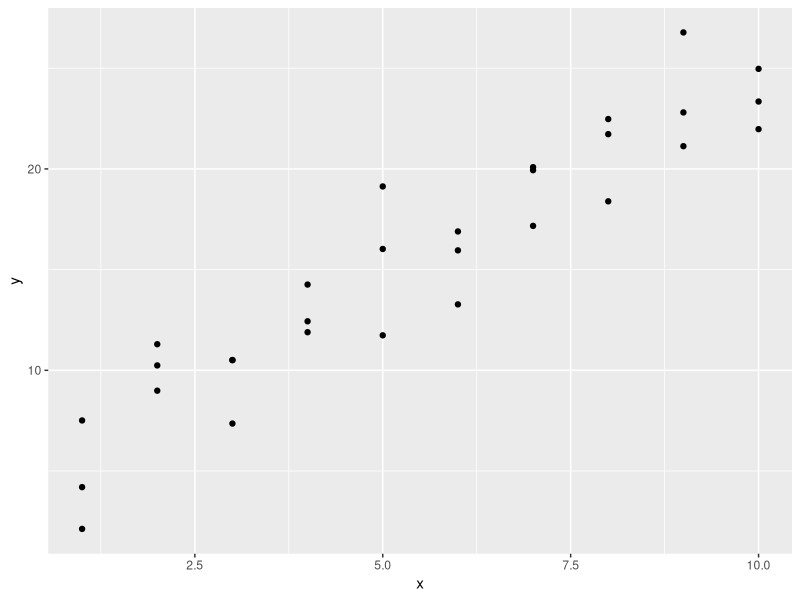
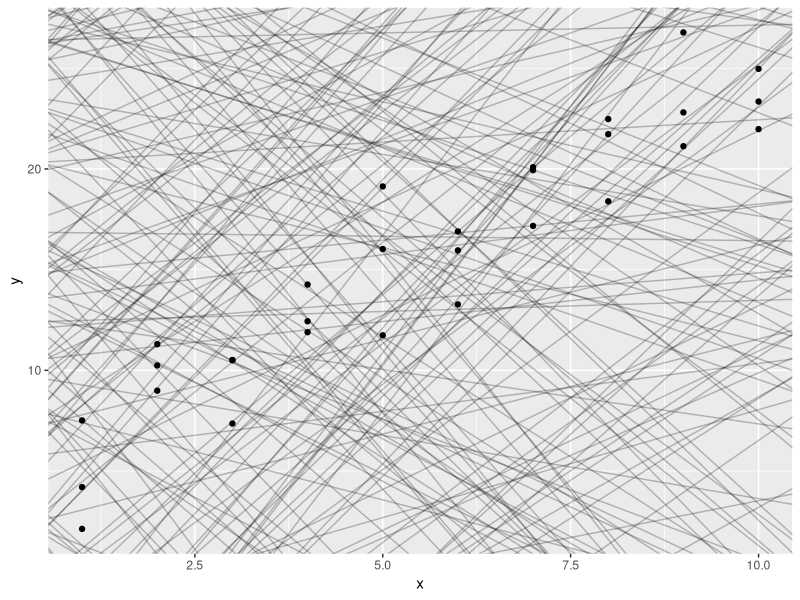
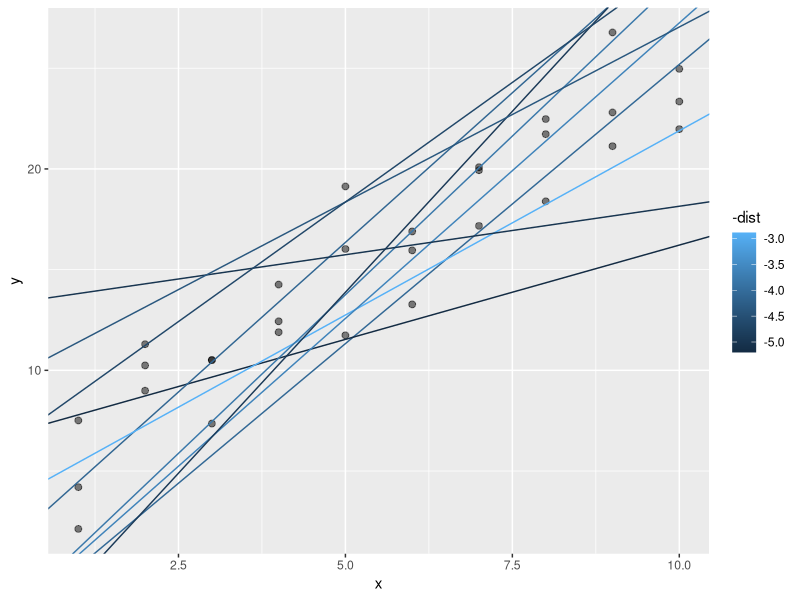
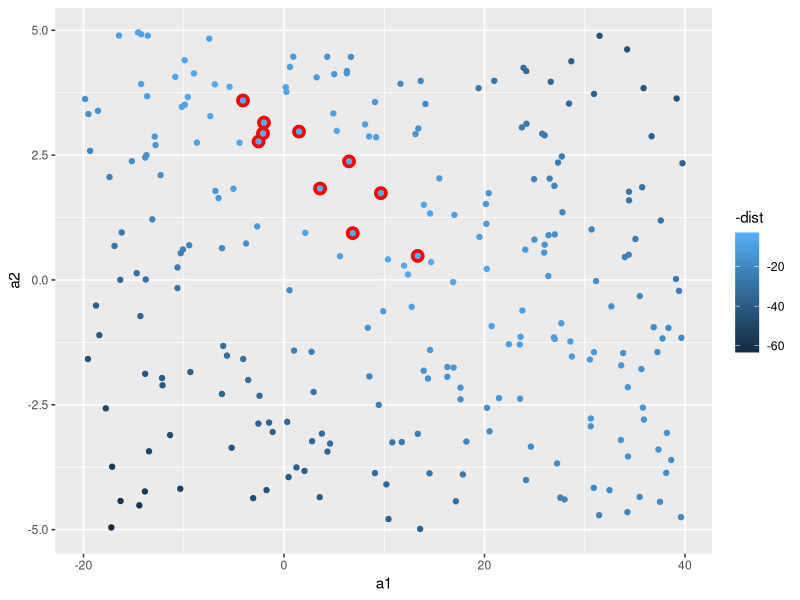
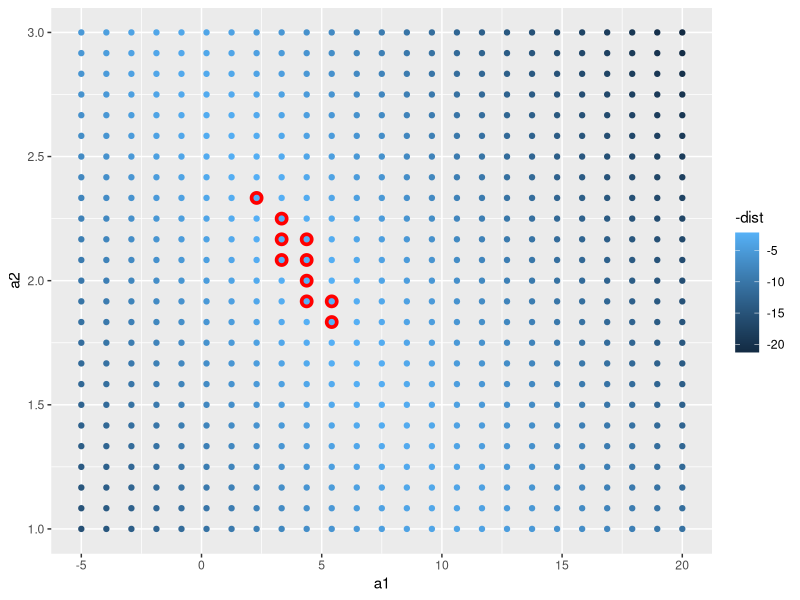
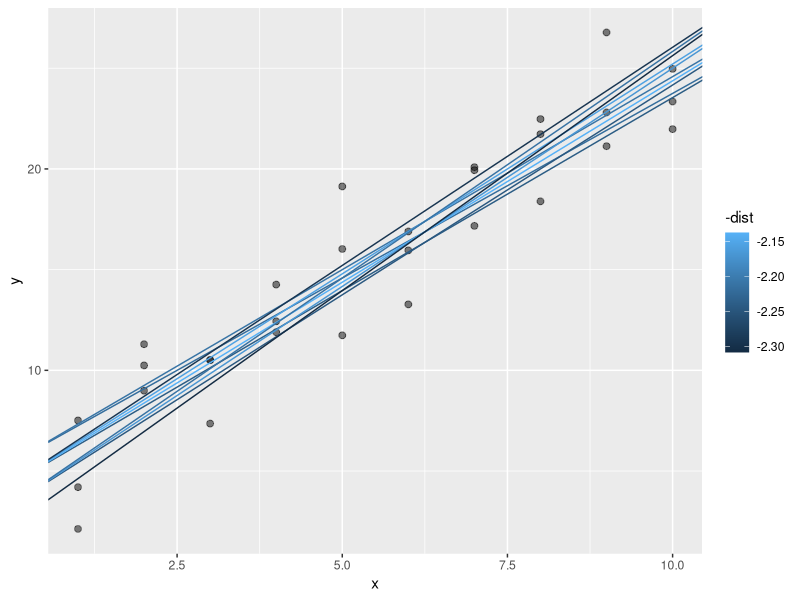
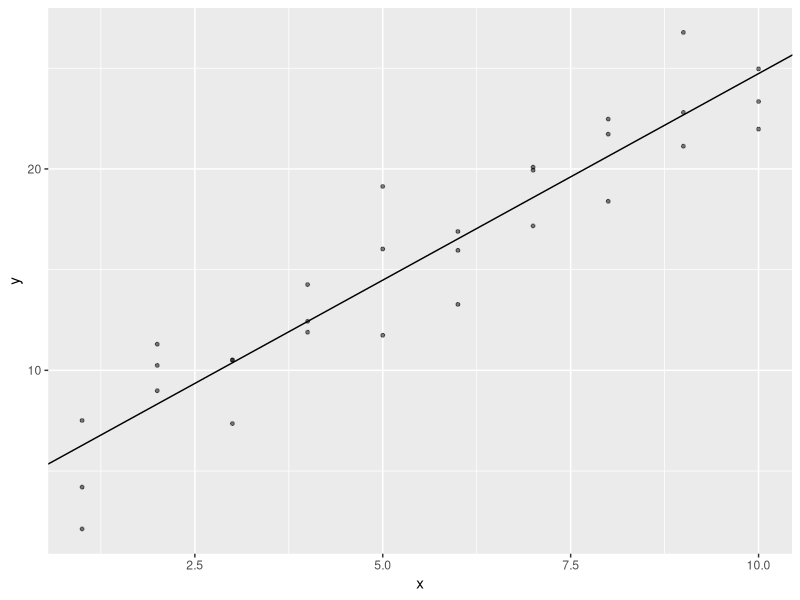
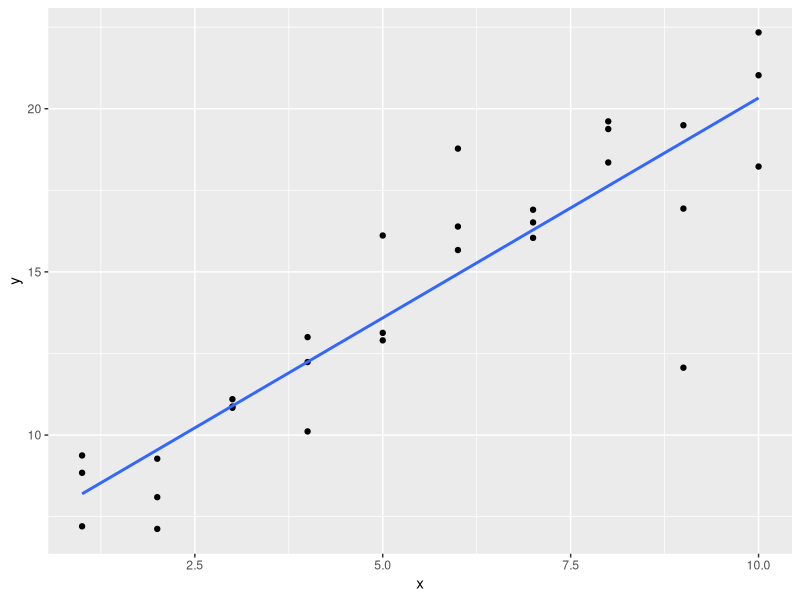

Here is the R script that generated these plots, in order:

# source: https://r4ds.had.co.nz/model-basics.html


library(tidyverse)
library(modelr)

# NA's are not silently dropped
options(na.action = "na.warn")



# A simple model ----------------------------------------------------------

data(sim1)

# sim1-data set
ggplot(data = sim1, aes(x = x, y = y)) +
  geom_point()



## random search ----------------------------------------------------------
# run mutiple linear models to get a feeling
models <- tibble(
  a1 = runif(n = 250, min = -20, max = 40),
  a2 = runif(n = 250, min = -5, max = 5)
)


ggplot(sim1, aes(x = x, y = y)) + 
  geom_abline(aes(intercept = a1, slope = a2),
              data = models,
              alpha = 0.25) + 
  geom_point()




# create model-prediction-function (turn model into a function)
model1 <- function(a, data) {
  
  # yhat = b0 + b1 * x
  a[1] + a[2] * data$x
}

# 7 and 1.5 are the parameters of the  1.model!
model1(c(7, 1.5), sim1)




# measure distance between yhat and y with one value
# => “root-mean-squared deviation”
# We compute the difference between actual (y)
# and predicted (yhat), square them, average them, 
# and the take the square root. 

measure_distance <- function(mod, data) {
  
  # difference = y - yhat (= b0 + b1 * x)
  diff <- data$y - model1(mod, data)
  
  # square differecnt, average it and take the square root
  sqrt(mean(diff^2))
}


measure_distance(c(7, 1.5), sim1)



# let's compute the difference for all 250 models above

sim1_dist <- function(a1, a2) {
  measure_distance(c(a1, a2), sim1)
}

# need a purrr-helper function because 
# our distance function expects the model 
# as a numeric vector of length 2.
models <- models %>% 
  mutate(dist = purrr::map2_dbl(a1, a2, sim1_dist))

View(models)


# plot the 10 best fitting models
ggplot(sim1, aes(x = x, y = y)) +
  geom_point(size = 2, alpha = 0.5) + 
  geom_abline(
    aes(intercept = a1, slope = a2, color = -dist),
    data = filter(models, rank(dist) <= 10)
  )


# or think of the models as data points (observations)
# again the best 10 are highlighted
ggplot() +
  geom_point(aes(x = a1, y = a2),
             size = 4, 
             color = "red",
             data = filter(models, rank(dist) <= 10)) + 
  geom_point(aes(x = a1, y = a2,
                 color = -dist),
             data = models)



## grid search ------------------------------------------------------------

# instead of fitting models randomly we could do it more 
# systematically

grid <- expand.grid(
  # range is picked from the top 10 models above...
  a1 = seq(-5, 20, length = 25),
  a2 = seq(1, 3, length = 25)
  ) %>% 
  mutate(dist = purrr::map2_dbl(a1, a2, sim1_dist))

grid %>% 
  ggplot(aes(x = a1, y = a2)) + 
  geom_point(data = filter(grid, rank(dist) <= 10),
             size = 4, 
             color = "red") + 
  geom_point(aes(color = -dist))


ggplot(sim1, aes(x = x, y = y)) + 
  geom_point(size = 2, alpha = 0.5) + 
  geom_abline(
    aes(intercept = a1, slope = a2, color = -dist),
    data = filter(grid, rank(dist) <= 10)
  )

# compare to random search => distances between y and yhat are much smaller!
# You could imagine iteratively making the grid finer and finer until
# you narrowed in on the best model. But there is an even better way...




## Newton-Raphson-search --------------------------------------------------
# numerical minimisation tool

best <- optim(c(0, 0), measure_distance, data = sim1)
best$par

# If you have a function that defines the distance between a model and a dataset, 
# an algorithm (optim()) that can minimise that distance by modifying the parameters 
# of the model, you can find the best model. The neat thing about this approach is 
# that it will work for any family of models that you can write an equation for.

ggplot(sim1, aes(x = x, y = y)) +
  geom_point(size = 1, alpha = 0.5) +
  geom_abline(intercept = best$par[1], slope = best$par[2])

# looks damn good!



## linear model -----------------------------------------------------------

# y = a_1 + a_2 * x_1 + a_3 * x_2 + ... a_n * x_(n-1)

sim1_mod <- lm(y ~ x, data = sim1)

coef(sim1_mod)

# These are exactly the same values we got with optim()! 
# Behind the scenes lm() doesn’t use optim() but instead 
# takes advantage of the mathematical structure of linear 
# models. Using some connections between geometry, 
# calculus, and linear algebra, lm() actually finds the 
# closest model in a single step, using a sophisticated 
# algorithm. This approach is both faster, and guarantees 
# that there is a global minimum.




### Exercises -------------------------------------------------------------

# 1)
# One downside of the linear model is that it is **sensitive** to 
# unusual values because the distance incorporates a squared 
# term. Fit a linear model to the simulated data below, and 
# visualise the results. Rerun a few times to generate different 
# simulated datasets. What do you notice about the model?


# student t-distribution
sim1a <- tibble(
  x = rep(1:10, each = 3),
  y = x * 1.5 + 6 + rt(length(x), df = 2)
  )


ggplot(sim1a, aes(x= x, y = y)) +
  geom_point() + 
  geom_smooth(method = "lm", se = FALSE)


# compare to normal distribution
sim1b <- tibble(
  x = rep(1:10, each = 3),
  y = x * 1.5 + 6 * rnorm(length(x), mean = 0, sd = 1)
  )
          

ggplot(sim1b, aes(x = x, y = y)) +
  geom_point() + 
  geom_smooth(method = "lm", se = FALSE)


# the probability to get outliers is higher with the students-t-distribution
# why?
# students-t-distribution has heavier tails than the normal distribution!
# probability for outliers ist higher!

tibble(
  x = seq(-5, 5, length.out = 5000),
  normal = dnorm(x, mean = 0, sd = 1),
  student_t = dt(x, df = 2)
) %>% 
  pivot_longer(cols = c(normal, student_t), 
               names_to = "distribution",
               values_to = "densitiy") %>% 
  ggplot(aes(x = x, y = densitiy, colour = distribution)) +
  geom_line()



# 2)
# One way to make linear models more robust is to use a different distance 
# measure. For example, instead of root-mean-squared distance, you could 
# use mean-absolute distance:

measure_distance_2 <- function(mod, data) {
  diff <- data$y - model1(mod, data)
  mean(abs(diff))
}


# Use optim() to fit this model to the simulated data above and compare 
# it to the linear model.


# Newton-Raphson search with measure_distance_2 (!)
newton_raphson_2 <- optim(c(0, 0), measure_distance_2, data = sim1a)
newton_raphson_2$par


ggplot(sim1a, aes(x = x, y = y)) +
  geom_point(size = 1, alpha = 0.5) +
  geom_abline(intercept = newton_raphson_2$par[1], slope = newton_raphson_2$par[2])


# linear model
linear_model <- lm(y ~ x, data = sim1a)
linear_model$coefficients

ggplot(sim1a, aes(x = x, y = y)) +
  geom_point(size = 1, alpha = 0.5) +
  geom_abline(intercept = linear_model$coefficients[1],
              slope = linear_model$coefficients[2])



# compare to measure_distance
newton_raphson <- optim(c(0, 0), measure_distance, data = sim1a)
newton_raphson$par

ggplot(sim1a, aes(x = x, y = y)) +
  geom_point(size = 1, alpha = 0.5) +
  geom_abline(intercept = newton_raphson$par[1], 
              slope = newton_raphson$par[2])


# compare the regression lines of the 3 models
# coefficients and regression line with measure_distance are the same as the lm-coefficients!
# measure_distance_2 is slightly different => calculated with another formula!





# Visualising models ------------------------------------------------------


## Predictions ------------------------------------------------------------

# predictors show us the pattern, the model has captured!

# take a look at the sim1 data again
View(sim1)


# create a grid
grid <- sim1 %>% 
  data_grid(x)

grid


# add predictions (1 perdiction per x-value)
grid <- grid %>% 
  add_predictions(sim1_mod)

grid


# plot => the predictors reduce the model (linear relationship between the data points)
ggplot() +
  geom_point(data = sim1, aes(x = x, y = y)) +
  geom_line(data = grid, aes(x = x, y = pred),
            color = "red")




## Residuals (flip side of predictors) ------------------------------------

# residuals tell you what the model has missed!
# residuals = y (observed values) - yhat (predicted values)

# we need the original data set to calculate the residuals!
sim1 <- sim1 %>% 
  add_residuals(sim1_mod)

sim1


# how spread are the residuals?
ggplot(sim1, aes(x = resid)) +
  geom_freqpoly(binwidth = 0.5)

# mean of the residuals will always be 0
mean(sim1$resid)

ggplot(sim1, aes(x = x, y = resid)) + 
  geom_ref_line(h = 0, colour = "red") +
  geom_point()


# Putting a reference line at zero for residuals is important because 
# good models (generally) should have residuals centered at zero, with 
# approximately the same variance (or distribution) over the support of x, 
# and no correlation. A zero reference line makes it easier to judge these 
# characteristics visually.




### Exercises  ------------------------------------------------------------

# Instead of using lm() to fit a straight line, you can use loess() to fit 
# a smooth curve. Repeat the process of model fitting, grid generation, 
# predictions, and visualization on sim1 using loess() instead of lm(). 
# How does the result compare to geom_smooth()?


sim1_loess <- loess(y ~ x, data = sim1)
sim1_lm <- lm(y ~ x, data = sim1)


sim1 <- sim1 %>% 
  add_residuals(sim1_lm) %>% 
  add_predictions(sim1_lm) %>% 
  add_residuals(sim1_loess, var = "resid_loess") %>% 
  add_predictions(sim1_loess, var = "pred_loess")


sim1

# plot predictors (loess)
ggplot(data = sim1, aes(x = x, y = y)) +
  geom_point() +
  geom_line(aes(x = x, y = pred_loess), color = "red", size = 1)

# NOTE: this is the default method of geom_smooth...
ggplot(data = sim1, aes(x = x, y = y)) +
  geom_point() +
  geom_smooth(se = FALSE)

# plot predictors (lm)
ggplot(data = sim1, aes(x = x, y = y)) +
  geom_point() + 
  geom_line(aes(x = x, y = pred), color = "red", size = 1)

# NOTE: this is another method of geom_smooth...
ggplot(data = sim1, aes(x = x, y = y)) +
  geom_point() + 
  geom_smooth(method = "lm", se = FALSE)


# compare the residuals (!)
ggplot(data = sim1) +
  geom_ref_line(h = 0, colour = "black") + 
  # lm
  geom_point(aes(x = x, y = resid), color = "red") +
  # loess 
  geom_point(aes(x = x, y = resid_loess), color = "blue")

# loess has in general smaller residuals within (!) the sample...




## Categorical variables --------------------------------------------------


# Generating a function from a formula is straight forward when the predictor is 
# continuous, but things get a bit more complicated when the predictor is **categorical**. 
# Imagine you have a formula like y ~ sex, where sex could either be male or female. 
# It doesn’t make sense to convert that to a formula like y = x_0 + x_1 * sex because 
# sex isn’t a number - you can’t multiply it! Instead what R does is convert it to 
# y = x_0 + x_1 * sex_male where sex_male is one if sex is male and zero otherwise:

df <- tribble(
  ~ sex, ~ response,
  "male", 1,
  "female", 2,
  "male", 1
)

df

model_matrix(df, response ~ sex)

# **dummy-trap**
# You might wonder why R also doesn’t create a sexfemale column. The problem 
# is that would create a column that is perfectly predictable based on the 
# other columns (i.e. sexfemale = 1 - sexmale). Unfortunately the exact details 
# of why this is a problem is beyond the scope of this book, but basically it 
# creates a model family that is too flexible, and will have infinitely many 
# models that are equally close to the data.


# plot
data(sim2)
View(sim2)
ggplot(sim2, aes(x = x , y = y)) +
  geom_point()


# generate model
mod2 <- lm(y ~ x, data = sim2)

grid <- sim2 %>% 
  data_grid(x) %>% 
  # again one perditor per x value...
  add_predictions(mod2)

grid


# Effectively, a model with a categorical X-variable will predict 
# the mean value for each category!
# Why? Because the mean minimises the root-mean-squared distance!
ggplot(data = sim2, aes(x = x, y = y)) +
  geom_point() +
  geom_point(data = grid, aes(x = x, y = pred), 
             color = "red",
             size = 2)


# compare to the regression-output!
mod2
# xa is the reference category
# the coefficients tell you the difference between the mean values!
# for example if you switch form xa (mean = 1.15) to xb (mean = 8.12)
# the coefficient is 8.12 - 1.15 = 6.96
# etc.!



## Interactions (continuous and categorical) ------------------------------

data(sim3)

# what happens if you have a contonuous and a categorical predictors?
# lets take a look! x1 = continuous, x2 = categorical
ggplot(data = sim3, aes(x = x1, y = y)) +
  geom_point(aes(color = x2))


# 2 possible models
# 1. 
mod1 <- lm(y ~ x1 + x2, data = sim3)

# 2.
mod2 <- lm(y ~ x1 * x2, data = sim3)
# y ~ x1 * x2 is translated to y = a_0 + a_1 * x1 + a_2 * x2 + a_12 * x1 * x2
# Note that whenever you use *, both the interaction AND 
# the individual components are included in the model.


# visualise these two models
# create a data-grid
grid <- sim3 %>% 
  # now we need both variables!
  data_grid(x1, x2) %>% 
  # gather the predictions form both models in one step
  gather_predictions(mod1, mod2)


View(grid)


# visualise the results for both models
ggplot(data = sim3, aes(x = x1, y = y, color = x2)) +
  geom_point() +
  geom_line(data = grid, aes(x = x1, y = pred, color = x2)) +
  facet_wrap(~model) +
  labs(title = "Model Comparison (continuous and categorical)",
       subtitle = "mod1 = no interactions | mod2 = interactions")

# Note that the model that uses + (no interaction) has the same slope for each 
# line, but different intercepts. The model that uses * (interaction) has a 
# different slope AND intercept for each line.


# which model perfoms better?
# take a look at the residuals!

sim3 <- sim3 %>% 
  gather_residuals(mod1, mod2)

View(sim3)

sim3 %>% 
  ggplot(aes(x = x1, y = resid, color = x2)) +
  geom_point() + 
  # facet grid (model AND x2)
  facet_grid(~ model ~ x2)

# mod1: patterns are clearly visible (!)
# => mod1 has missed these patterns!

# mod2: no patterns visible
# => mod2 has captured these patterns! 



## Interactions (two continuous) ------------------------------------------

data (sim4)

mod1 <- lm(y ~ x1 + x2, data = sim4)
mod2 <- lm(y ~ x1 * x2, data = sim4)
# y ~ x1 * x2 is translated to y = a_0 + a_1 * x1 + a_2 * x2 + a_12 * x1 * x2

grid <- sim4 %>% 
  data_grid(
    # not every single value of x is needed here...
    # take a look at the seq_range()-function!
    # => pretty = TRUE, trim, expand...
    x1 = seq_range(x1, 5),
    x2 = seq_range(x2, 5)
  ) %>% 
  gather_predictions(mod1, mod2)


grid


# visualise model (first as a 3d surface from the top)

ggplot(data = grid, aes(x = x1, y = x2, fill = pred)) +
  geom_tile() + 
  facet_wrap(~ model) +
  scale_fill_viridis_b() +
  labs(title = "Model Comparison (continuous and continuous)",
       subtitle = "mod1 = no interactions | mod2 = interactions")

# the models do not look that different...



# visualise model (multiple slices from either side)

p1 <- ggplot(data = grid, aes(x = x1, y = pred, color = x2, group = x2)) + 
  geom_line() + 
  facet_wrap(~ model) +
  labs(title = "Model Comparison (continuous and continuous)",
       subtitle = "mod1 = no interactions | mod2 = interactions")


p2 <- ggplot(data = grid, aes(x = x2, y = pred, color = x1, group = x1)) +
  geom_line() + 
  facet_wrap(~ model) +
  labs(title = "Model Comparison (continuous and continuous)",
       subtitle = "mod1 = no interactions | mod2 = interactions")


library(patchwork)
p1 + p2

# An interaction says that there’s not a fixed offset: 
# => you need to consider both (!) values of x1 and x2 simultaneously in order to predict y.
# Interaction: x1 and x2 are connected (if you change one of them, you change the other as well)
# => different slopes AND intercepts!


# You can see that even with just two continuous variables, coming up with good visualisations 
# are hard. But that’s reasonable: you shouldn’t expect it will be easy to understand how 
# three or more variables simultaneously interact!




## Transformations --------------------------------------------------------

# Transformations are useful because you can use them to approximate non-linear 
# functions. If you’ve taken a calculus class, you may have heard of Taylor’s 
# theorem which says you can approximate any smooth function with an infinite 
# sum of polynomials. That means you can use a polynomial function to get 
# arbitrarily close to a smooth function by fitting an equation like 
# y = a_1 + a_2 * x + a_3 * x^2 + a_4 * x ^ 3. 
# Typing that sequence by hand is tedious, so R provides a helper function: poly():

# NOTE: you can always take a look, what R is doing in the "background"

df <- tribble(
  ~y, ~x,
  1,  1,
  2,  2, 
  3,  3
)

model_matrix(df, y ~ poly(x, 2))

# Outside the range of the data, polynomials rapidly shoot off to + or - inf
# => be careful with poly()

# better use splines!

library(splines)

model_matrix(df, y ~ ns(x, 2))


# What does it look like when we try to approximate a non-linear (!) model?

# generate the data first!
sim5 <- tibble(
  x = seq(0, 3.5 * pi, length = 50),
  
  # rnorm adds some random noise to the data
  y = 4 * sin(x) + rnorm(n = length(x))
)


# No noise
sim5_NoNoise <- tibble(
  x = seq(0, 3.5 * pi, length = 50),
  y = 4 * sin(x)
  )



# create models (5 each) & grids
mod1 <- lm(y ~ ns(x, 1), data = sim5)
mod2 <- lm(y ~ ns(x, 2), data = sim5)
mod3 <- lm(y ~ ns(x, 3), data = sim5)
mod4 <- lm(y ~ ns(x, 4), data = sim5)
mod5 <- lm(y ~ ns(x, 5), data = sim5)

mod1_NoNoise <- lm(y ~ ns(x, 1), data = sim5_NoNoise)
mod2_NoNoise <- lm(y ~ ns(x, 2), data = sim5_NoNoise)
mod3_NoNoise <- lm(y ~ ns(x, 3), data = sim5_NoNoise)
mod4_NoNoise <- lm(y ~ ns(x, 4), data = sim5_NoNoise)
mod5_NoNoise <- lm(y ~ ns(x, 5), data = sim5_NoNoise)

# grids
grid <- sim5 %>% 
  data_grid(x = seq_range(x, n = 50, expand = 0.1)) %>% 
  gather_predictions(mod1, mod2, mod3, mod4, mod5)


grid_NoNoise <- sim5_NoNoise %>% 
  data_grid(x = seq_range(x, n = 50, expand = 0.1)) %>% 
  gather_predictions(mod1_NoNoise, mod2_NoNoise, mod3_NoNoise, mod4_NoNoise, mod5_NoNoise)



# plot
ggplot(data = sim5, aes(x = x, y = y)) +
  geom_point() +
  geom_line(data = grid, aes(x = x, y = pred), color = "red") + 
  facet_wrap(~ model)


ggplot(data = sim5_NoNoise, aes(x = x, y = y)) + 
  geom_point() + 
  geom_line(data = grid_NoNoise, aes(x = x, y = pred), color = "red") +
  facet_wrap(~ model)


# Note the difference between the two data sets!

# Notice that the extrapolation outside the range of the data is clearly bad. 
# This is the downside to approximating a function with a polynomial. But this 
# is a very real problem with every model: the model can never tell you if 
# the behaviour is true when you start extrapolating outside the range of 
# the data that you have seen. 



### Exercises -------------------------------------------------------------

# 1)
# What happens if you repeat the analysis of sim2 using a model without an 
# intercept. What happens to the model equation? What happens to the predictions?

data(sim2)

mod_1 <- lm(y ~ x, data = sim2)
# remove intercept
mod_2 <- lm(y ~ x - 1, data = sim2)

# create a grid
grid <- sim2 %>% 
  data_grid(x) %>% 
  spread_predictions(mod_1, mod_2)

grid
# the predictions are the same!


# coefficients are different!
summary(mod_1)
# with the intercept => xa as reference category
summary(mod_2)
# without the intercept => no reference category



# 2)
# Use model_matrix() to explore the equations generated for the models 
# I fit to sim3 and sim4. Why is * a good shorthand for interaction?

model_matrix(y ~ x1 * x2, data = sim3)
model_matrix(y ~ x1 * x2, data = sim4)


# The asterisk * is good shorthand for an interaction since an interaction 
# between x1 and x2 includes terms for x1, x2, and the product of x1 and x2.



# 3)
# Using the basic principles, convert the formulas in the following two models 
# into functions. (Hint: start by converting the categorical variable 
# into 0-1 variables.)


### mod1
mod1 <- lm(y ~ x1 + x2, data = sim3)

# create function (special case of model_matrix()) => hard coded!
# creating dummy-variables!
model_matrix_mod1 <- function(.data) {
  mutate(.data,
         # using the fact that locigals can be
         # represented with 0s and 1s
         x2b = as.numeric(x2 == "b"),
         x2c = as.numeric(x2 == "c"),
         x2d = as.numeric(x2 == "d"),
         `(Intercept)` = 1) %>% 
    select(`(Intercept)`, x1, x2b, x2c, x2d)
}

model_matrix_mod1(sim3)



# create funciton (special case of model_matrix()) => not hard coded!
model_matrix_mod1b <- function(.data){
  
  # crab the levels of the categorial variable
  lvls <- levels(.data$x2)
  
  # drop the first level (reference categoriy)
  lvls <- lvls[2:length(lvls)]
  
  # create indicator variable for each level of x2
  for (lvl in lvls) {
    
    # new column name x2 + level name
    varname <- str_c("x2", lvl)
    
    # add indicator variable for lvl
    .data[[varname]] <- as.numeric(.data$x2 == lvl)
  }
  
  # generate list of variables to keep
  x2_variables <- str_c("x2", lvls)
  
  # add an intercept
  .data[["(Intercept)"]] <- 1
  
  # keep x1 and x2 indicator variables
  select(.data, `(Intercept)`, x1, all_of(x2_variables))
}

model_matrix_mod1b(sim3)



### mod2
mod2 <- lm(y ~ x1 * x2, data = sim3)

# create function (special case of model_matrix()) => hard coded!
model_matrix_mod2 <- function(.data) {
  mutate(.data,
         `(Intercept)` = 1,
         x2b = as.numeric(x2 == "b"),
         x2c = as.numeric(x2 == "c"),
         x2d = as.numeric(x2 == "d"),
         `x1:x2b` = x1 * x2b,
         `x1:x2c` = x1 * x2c,
         `x1:x2d` = x1 * x2d) %>% 
    select(`(Intercept)`, x1, x2b, x2c, x2d, `x1:x2b`, `x1:x2c`, `x1:x2d`)
}

model_matrix_mod2(sim3)



# create function (special case of model_matrix()) => not hard coded!
# use model_matrix_mod1b()
model_matrix_mod2b <- function(.data){
  
  # get dataset with x1 and x2 indicator variables
  out <- model_matrix_mod1b(.data)
  
  # get names of the x2 indicator columns
  # ^ to match the start of the string.
  x2cols <- str_subset(colnames(out), "^x2")
  
  # create interactions between x1 and the x2 indicator columns
  for (varname in x2cols) {
    
    # name of the interaction variable
    newvar <- str_c("x1:", varname)
    out[[newvar]] <- out$x1 * out[[varname]]
  }
  
  # print 
  out
  
}

model_matrix_mod2b(sim3)



# 4)
# For sim4, which of mod1 and mod2 is better? I think mod2 does a slightly 
# better job at removing patterns, but it’s pretty subtle. Can you come 
# up with a plot to support my claim?

mod1 <- lm(y ~ x1 + x2, data = sim4)
mod2 <- lm(y ~ x1 * x2, data = sim4)

# take a look at the residuals
# gahter them first
sim4_mods <- sim4 %>% 
  gather_residuals(mod1, mod2)

sim4_mods


# plot => frequency plot!
ggplot(data = sim4_mods, aes(x = resid, color = model)) +
  geom_freqpoly(bins = 15) +
  geom_rug()

# absolute values
ggplot(data = sim4_mods, aes(x = abs(resid), color = model)) +
  geom_freqpoly(bins = 15) + 
  geom_rug()

# not much difference between the residuals visible...
#  However, mod2 appears to have fewer residuals in the tails 
# of the distribution between 2.5 and 5 (although the most extreme 
# residuals are from mod2.
# => not really clear


# calculate the standard deviations
sim4_mods %>% 
  group_by(model) %>% 
  summarise(sd = sd(resid))

# mod2 has a slightly smaller sd => performs better




## Missing values --------------------------------------------------------

# Missing values obviously can not convey any information about the relationship 
# between the variables, so modelling functions will drop any rows that contain 
# missing values. R’s default behaviour is to silently drop them, but 
# options(na.action = na.warn) (run in the prerequisites), makes sure you get a warning.

# check out exactely how many observations were used
nobs(mod1)
nobs(mod2)



# This chapter has focussed exclusively on the class of linear models, which 
# assume a relationship of the form y = a_1 * x1 + a_2 * x2 + ... + a_n * xn. 
# Linear models additionally assume that the residuals have a normal distribution - 
# which we haven’t talked about - and that the response is continuous. 


# for further information: 
# => https://r4ds.had.co.nz/model-basics.html#other-model-families
